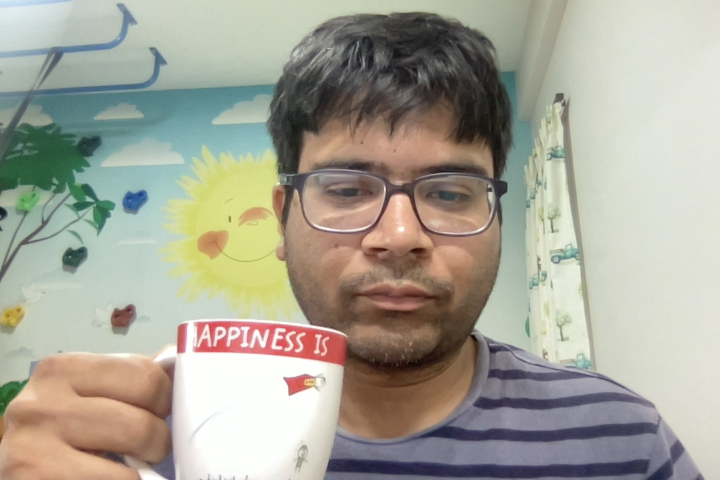
#> input picture OpenCV/rohit_coco.png, 1440 x 960 px, found by its file name (shown at 1/2 size)
$ jupyter execute --allow-errors Yolo_CV2.ipynb   (shell and % lines are left out)
#> lines starting #> are read from the running program, lines starting #| are printed output that depends on the picture
[cell 1]
from google.colab import drive
#> (the rest of this cell did not finish here and is left out)

[cell 2]
import cv2
import numpy as np

#> (a cell that did not finish here is left out)

[cell 4]
# Loading image
img = cv2.imread("/content/drive/MyDrive/Colab_Notebooks/EVA8/Yolo/rohit_coco.png")
#> img is the input picture: shape (960, 1440, 3); mean B, G, R 150.7, 163.8, 166.5
img = cv2.resize(img, None, fx=0.4, fy=0.4)
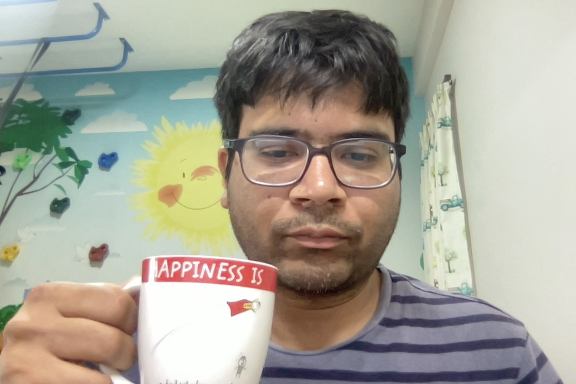
#> img: shape (384, 576, 3); mean B, G, R 150.7, 163.7, 166.5
height, width, channels = img.shape
#> height = 384; width = 576; channels = 3

[cell 5]
blob = cv2.dnn.blobFromImage(img, 0.00392, (416, 416), (0, 0, 0), True, crop=False)
#> (the rest of this cell did not finish here and is left out)

[cell 6]
# Showing informations on the screen
class_ids = []
confidences = []
boxes = []
#> (the rest of this cell did not finish here and is left out)

[cell 7]
# Non maximum suppresion
indexes = cv2.dnn.NMSBoxes(boxes, confidences, 0.5, 0.4)
indexes

[cell 8]
from google.colab.patches import cv2_imshow

[cell 9]
font = cv2.FONT_HERSHEY_PLAIN
for i in range(len(boxes)):
    if i in indexes:
        x, y, w, h = boxes[i]
        label = str(classes[class_ids[i]])
        color = colors[i]
        cv2.rectangle(img, (x, y), (x + w, y + h), color, 2)
        cv2.putText(img, label, (x, y + 30), font, 3, color, 3)
cv2_imshow(img)
cv2.waitKey(0)
cv2.destroyAllWindows()
